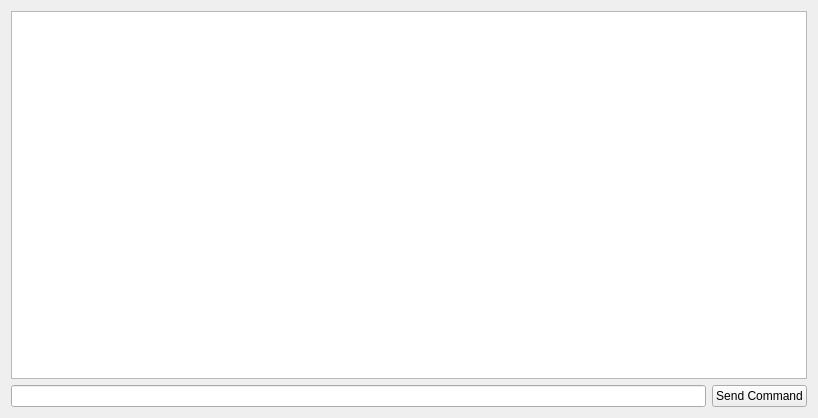
<?xml version="1.0" encoding="UTF-8"?>
<ui version="4.0">
 <class>commMonitor</class>
 <widget class="QWidget" name="commMonitor">
  <property name="geometry">
   <rect>
    <x>0</x>
    <y>0</y>
    <width>818</width>
    <height>418</height>
   </rect>
  </property>
  <property name="windowTitle">
   <string>Form</string>
  </property>
  <layout class="QGridLayout" name="gridLayout">
   <item row="1" column="1">
    <widget class="QPushButton" name="sendButton">
     <property name="text">
      <string>Send Command</string>
     </property>
    </widget>
   </item>
   <item row="1" column="0">
    <widget class="QLineEdit" name="lineEdit"/>
   </item>
   <item row="0" column="0" colspan="2">
    <widget class="QTextBrowser" name="commLog">
     <property name="frameShadow">
      <enum>QFrame::Sunken</enum>
     </property>
    </widget>
   </item>
  </layout>
 </widget>
 <resources>
  <include location="../resources/AQresources.qrc"/>
 </resources>
 <connections/>
</ui>
